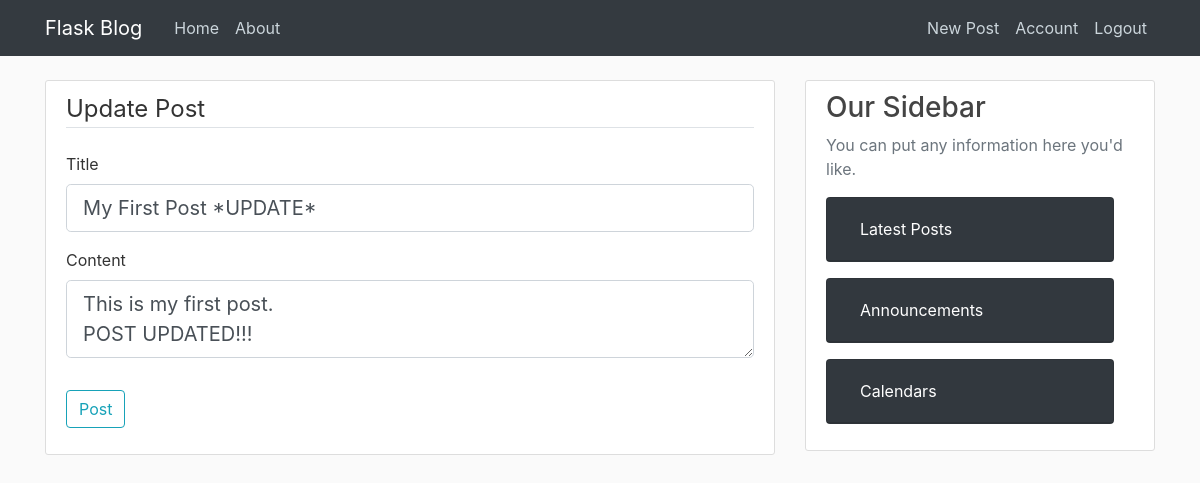
Screenshot of /post/1/update (signed in) with the database file from the repository.
### flaskblog/models.py (models this page shows, shortened)
class Post(db.Model):
    id = db.Column(db.Integer, primary_key=True)
    title = db.Column(db.String(100), nullable=False)
    date_posted = db.Column(db.DateTime, nullable=False, default=datetime.utcnow)
    content = db.Column(db.Text, nullable=False)
    user_id = db.Column(db.Integer, db.ForeignKey('user.id'), nullable=False)

### flaskblog/posts/routes.py (the view)
@posts.route("/post/<int:post_id>/update", methods=['GET', 'POST'])
@login_required
def update_post(post_id):
    post = Post.query.get_or_404(post_id)
    if post.author != current_user:
        abort(403)
    form = PostForm()
    if form.validate_on_submit():
        post.title = form.title.data
        post.content = form.content.data
        db.session.commit()
        flash('Your post has been updated!', 'success')
        return redirect(url_for('posts.post', post_id=post.id))
    elif request.method == 'GET':
        form.title.data = post.title
        form.content.data = post.content
    return render_template('create_post.html', title='Update Post',
                           form=form, legend='Update Post')

### flaskblog/posts/forms.py
class PostForm(FlaskForm):
    title = StringField('Title', validators=[DataRequired()])
    content = TextAreaField('Content', validators=[DataRequired()])
    submit = SubmitField('Post')

### flaskblog/models.py (called while the page is built)
@login_manager.user_loader
def load_user(user_id):
    return User.query.get(int(user_id))

### flaskblog/templates/create_post.html (shortened to what this page needs)
{% extends "layout.html" %}
{% block content %}
<div class="content-section">
    <form method="POST" action="">
        <fieldset class="form-group">
            <legend class="border-bottom mb-4">{{ legend }}</legend>
            <div class="form-group">
                {{ form.title.label(class="form-control-label") }}
                {% if form.title.errors %}
                    {{ form.title(class="form-control form-control-lg is-invalid") }}
                    <div class="invalid-feedback">
                        {% for error in form.title.errors %}
                            <span>{{ error }}</span>
                        {% endfor %}
                    </div>
                {% else %}
                    {{ form.title(class="form-control form-control-lg") }}
                {% endif %}
            </div>
            <div class="form-group">
                {{ form.content.label(class="form-control-label") }}
                {% if form.content.errors %}
                    {{ form.content(class="form-control form-control-lg is-invalid") }}
                    <div class="invalid-feedback">
                        {% for error in form.content.errors %}
                            <span>{{ error }}</span>
                        {% endfor %}
                    </div>
                {% else %}
                    {{ form.content(class="form-control form-control-lg") }}
                {% endif %}
            </div>
        </fieldset>
        <div class="form-group">
            {{ form.submit(class="btn btn-outline-info") }}
        </div>
    </form>
</div>
{% endblock content %}

### flaskblog/static/main.css (style rules this page uses)
body { background: #fafafa; color: #333333; margin-top: 5rem; }
.content-section { background: #ffffff; padding: 10px 20px; border: 1px solid #dddddd; border-radius: 3px; margin-bottom: 20px; }

### rows the page displays
Post: title "My First Post *UPDATE*", content "This is my first post. POST UPDATED!!!"

### other values shown
{{ legend }} "Update Post"
